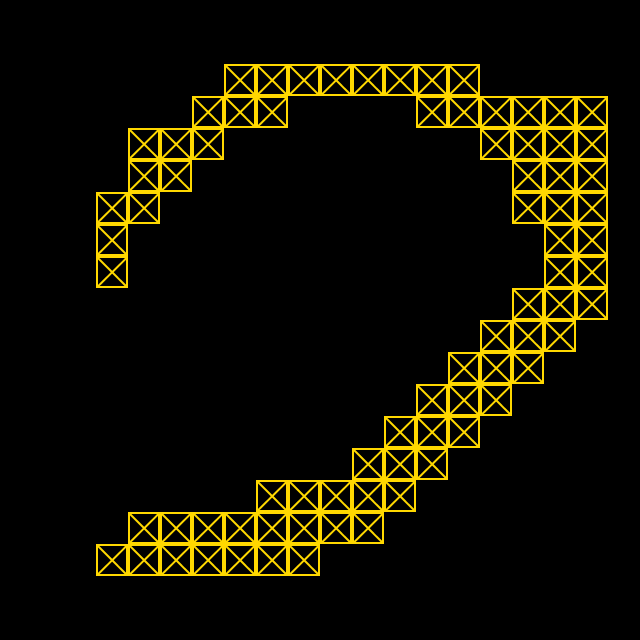

This game map was drawn from its Tiled (.tmx) file and the tilesets committed beside it. A one-line description and the trimmed map source follow:
An orthogonal 20x20 tile map with 32x32 px tiles, 1 tile layer (maze01).

<map version="1.0" orientation="orthogonal" renderorder="right-down" width="20" height="20" tilewidth="32" tileheight="32" nextobjectid="1">
 <tileset firstgid="1" name="tileset" tilewidth="32" tileheight="32">
  <image source="tileset.png" width="512" height="512" />
 </tileset>
 <layer name="maze01" width="20" height="20">
  <data>[400 cells, 78 non-empty, 1 distinct tile ids]</data>
 </layer>
</map>
